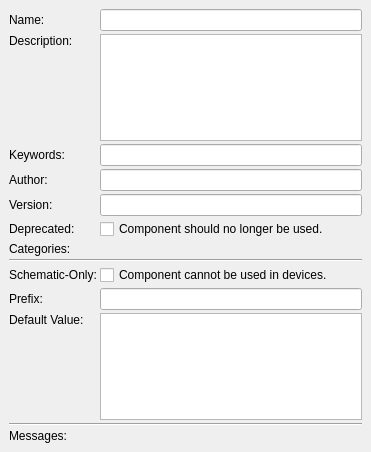
<?xml version="1.0" encoding="UTF-8"?>
<ui version="4.0">
 <class>librepcb::editor::ComponentMetadataDock</class>
 <widget class="QDockWidget" name="librepcb::editor::ComponentMetadataDock">
  <property name="geometry">
   <rect>
    <x>0</x>
    <y>0</y>
    <width>371</width>
    <height>452</height>
   </rect>
  </property>
  <property name="maximumSize">
   <size>
    <width>600</width>
    <height>524287</height>
   </size>
  </property>
  <property name="features">
   <set>QDockWidget::DockWidgetMovable</set>
  </property>
  <property name="allowedAreas">
   <set>Qt::LeftDockWidgetArea|Qt::RightDockWidgetArea</set>
  </property>
  <property name="windowTitle">
   <string>Metadata</string>
  </property>
  <widget class="QWidget" name="dockWidgetContents">
   <layout class="QFormLayout" name="formLayout">
    <property name="horizontalSpacing">
     <number>3</number>
    </property>
    <property name="verticalSpacing">
     <number>3</number>
    </property>
    <item row="0" column="0">
     <widget class="QLabel" name="label_4">
      <property name="text">
       <string>Name:</string>
      </property>
     </widget>
    </item>
    <item row="0" column="1">
     <widget class="QLineEdit" name="edtName">
      <property name="maxLength">
       <number>50</number>
      </property>
     </widget>
    </item>
    <item row="1" column="0">
     <widget class="QLabel" name="label_5">
      <property name="text">
       <string>Description:</string>
      </property>
      <property name="alignment">
       <set>Qt::AlignLeading|Qt::AlignLeft|Qt::AlignTop</set>
      </property>
     </widget>
    </item>
    <item row="1" column="1">
     <widget class="librepcb::editor::PlainTextEdit" name="edtDescription">
      <property name="tabChangesFocus">
       <bool>true</bool>
      </property>
     </widget>
    </item>
    <item row="2" column="0">
     <widget class="QLabel" name="label_6">
      <property name="text">
       <string>Keywords:</string>
      </property>
     </widget>
    </item>
    <item row="2" column="1">
     <widget class="QLineEdit" name="edtKeywords">
      <property name="maxLength">
       <number>100</number>
      </property>
     </widget>
    </item>
    <item row="3" column="0">
     <widget class="QLabel" name="label_7">
      <property name="text">
       <string>Author:</string>
      </property>
     </widget>
    </item>
    <item row="3" column="1">
     <widget class="QLineEdit" name="edtAuthor">
      <property name="maxLength">
       <number>100</number>
      </property>
     </widget>
    </item>
    <item row="4" column="0">
     <widget class="QLabel" name="label_8">
      <property name="text">
       <string>Version:</string>
      </property>
     </widget>
    </item>
    <item row="4" column="1">
     <widget class="QLineEdit" name="edtVersion">
      <property name="maxLength">
       <number>100</number>
      </property>
     </widget>
    </item>
    <item row="5" column="0">
     <widget class="QLabel" name="label_10">
      <property name="text">
       <string>Deprecated:</string>
      </property>
     </widget>
    </item>
    <item row="5" column="1">
     <widget class="QCheckBox" name="cbxDeprecated">
      <property name="text">
       <string>Component should no longer be used.</string>
      </property>
     </widget>
    </item>
    <item row="6" column="0">
     <widget class="QLabel" name="lblCategories">
      <property name="text">
       <string>Categories:</string>
      </property>
      <property name="alignment">
       <set>Qt::AlignLeading|Qt::AlignLeft|Qt::AlignTop</set>
      </property>
     </widget>
    </item>
    <item row="7" column="0" colspan="2">
     <widget class="Line" name="line">
      <property name="orientation">
       <enum>Qt::Horizontal</enum>
      </property>
     </widget>
    </item>
    <item row="8" column="0">
     <widget class="QLabel" name="label_2">
      <property name="text">
       <string>Schematic-Only:</string>
      </property>
     </widget>
    </item>
    <item row="8" column="1">
     <widget class="QCheckBox" name="cbxSchematicOnly">
      <property name="text">
       <string>Component cannot be used in devices.</string>
      </property>
     </widget>
    </item>
    <item row="9" column="0">
     <widget class="QLabel" name="label_11">
      <property name="text">
       <string>Prefix:</string>
      </property>
     </widget>
    </item>
    <item row="9" column="1">
     <widget class="QLineEdit" name="edtPrefix">
      <property name="maxLength">
       <number>10</number>
      </property>
     </widget>
    </item>
    <item row="10" column="0">
     <widget class="QLabel" name="label_9">
      <property name="text">
       <string>Default Value:</string>
      </property>
      <property name="alignment">
       <set>Qt::AlignLeading|Qt::AlignLeft|Qt::AlignTop</set>
      </property>
     </widget>
    </item>
    <item row="10" column="1">
     <widget class="librepcb::editor::PlainTextEdit" name="edtDefaultValue">
      <property name="tabChangesFocus">
       <bool>true</bool>
      </property>
     </widget>
    </item>
    <item row="11" column="0" colspan="2">
     <widget class="Line" name="line_2">
      <property name="orientation">
       <enum>Qt::Horizontal</enum>
      </property>
     </widget>
    </item>
    <item row="12" column="0">
     <widget class="QLabel" name="label">
      <property name="text">
       <string>Messages:</string>
      </property>
     </widget>
    </item>
    <item row="12" column="1">
     <widget class="librepcb::editor::RuleCheckListWidget" name="lstMessages" native="true">
      <property name="sizePolicy">
       <sizepolicy hsizetype="Preferred" vsizetype="Expanding">
        <horstretch>0</horstretch>
        <verstretch>1</verstretch>
       </sizepolicy>
      </property>
     </widget>
    </item>
   </layout>
  </widget>
 </widget>
 <customwidgets>
  <customwidget>
   <class>librepcb::editor::PlainTextEdit</class>
   <extends>QPlainTextEdit</extends>
   <header location="global">librepcb/editor/widgets/plaintextedit.h</header>
  </customwidget>
  <customwidget>
   <class>librepcb::editor::RuleCheckListWidget</class>
   <extends>QWidget</extends>
   <header location="global">librepcb/editor/widgets/rulechecklistwidget.h</header>
   <container>1</container>
  </customwidget>
 </customwidgets>
 <resources/>
 <connections/>
</ui>
